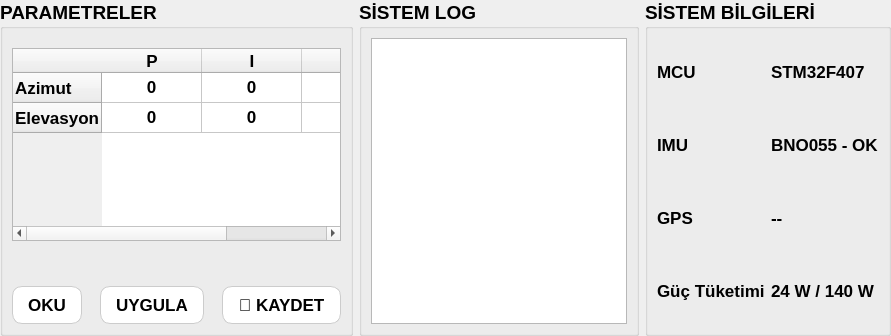
       <widget class="QWidget" name="bottomWidget" native="true">
        <property name="sizePolicy">
         <sizepolicy hsizetype="Expanding" vsizetype="Expanding">
          <horstretch>0</horstretch>
          <verstretch>0</verstretch>
         </sizepolicy>
        </property>
        <layout class="QHBoxLayout" name="horizontalLayout_11">
         <property name="leftMargin">
          <number>0</number>
         </property>
         <property name="topMargin">
          <number>0</number>
         </property>
         <property name="rightMargin">
          <number>0</number>
         </property>
         <property name="bottomMargin">
          <number>0</number>
         </property>
         <item>
          <layout class="QHBoxLayout" name="horizontalLayout_5" stretch="3,3,2">
           <item>
            <widget class="QGroupBox" name="gbParametreler">
             <property name="sizePolicy">
              <sizepolicy hsizetype="Preferred" vsizetype="Preferred">
               <horstretch>1</horstretch>
               <verstretch>0</verstretch>
              </sizepolicy>
             </property>
             <property name="font">
              <font>
               <pointsize>14</pointsize>
               <weight>75</weight>
               <bold>true</bold>
              </font>
             </property>
             <property name="title">
              <string>PARAMETRELER</string>
             </property>
             <layout class="QVBoxLayout" name="verticalLayout_13">
              <item>
               <layout class="QVBoxLayout" name="verticalLayout_8" stretch="5,1,2">
                <property name="spacing">
                 <number>-1</number>
                </property>
                <property name="topMargin">
                 <number>10</number>
                </property>
                <item>
                 <widget class="QTableWidget" name="tablePID">
                  <property name="sizePolicy">
                   <sizepolicy hsizetype="MinimumExpanding" vsizetype="Preferred">
                    <horstretch>0</horstretch>
                    <verstretch>0</verstretch>
                   </sizepolicy>
                  </property>
                  <property name="minimumSize">
                   <size>
                    <width>0</width>
                    <height>0</height>
                   </size>
                  </property>
                  <property name="maximumSize">
                   <size>
                    <width>16777215</width>
                    <height>16777215</height>
                   </size>
                  </property>
                  <property name="sizeIncrement">
                   <size>
                    <width>0</width>
                    <height>0</height>
                   </size>
                  </property>
                  <property name="font">
                   <font>
                    <pointsize>13</pointsize>
                   </font>
                  </property>
                  <property name="whatsThis">
                   <string/>
                  </property>
                  <property name="lineWidth">
                   <number>1</number>
                  </property>
                  <property name="midLineWidth">
                   <number>0</number>
                  </property>
                  <property name="sizeAdjustPolicy">
                   <enum>QAbstractScrollArea::AdjustIgnored</enum>
                  </property>
                  <property name="gridStyle">
                   <enum>Qt::SolidLine</enum>
                  </property>
                  <attribute name="horizontalHeaderStretchLastSection">
                   <bool>true</bool>
                  </attribute>
                  <attribute name="verticalHeaderMinimumSectionSize">
                   <number>21</number>
                  </attribute>
                  <attribute name="verticalHeaderStretchLastSection">
                   <bool>false</bool>
                  </attribute>
                  <row>
                   <property name="text">
                    <string>Azimut</string>
                   </property>
                   <property name="font">
                    <font>
                     <pointsize>13</pointsize>
                    </font>
                   </property>
                  </row>
                  <row>
                   <property name="text">
                    <string>Elevasyon</string>
                   </property>
                   <property name="font">
                    <font>
                     <pointsize>13</pointsize>
                    </font>
                   </property>
                  </row>
                  <column>
                   <property name="text">
                    <string>P</string>
                   </property>
                   <property name="font">
                    <font>
                     <pointsize>13</pointsize>
                    </font>
                   </property>
                  </column>
                  <column>
                   <property name="text">
                    <string>I</string>
                   </property>
                   <property name="font">
                    <font>
                     <pointsize>13</pointsize>
                    </font>
                   </property>
                  </column>
                  <column>
                   <property name="text">
                    <string>D</string>
                   </property>
                   <property name="font">
                    <font>
                     <pointsize>13</pointsize>
                    </font>
                   </property>
                  </column>
                  <item row="0" column="0">
                   <property name="text">
                    <string>0</string>
                   </property>
                   <property name="font">
                    <font>
                     <pointsize>13</pointsize>
                    </font>
                   </property>
                   <property name="textAlignment">
                    <set>AlignCenter</set>
                   </property>
                  </item>
                  <item row="0" column="1">
                   <property name="text">
                    <string>0</string>
                   </property>
                   <property name="font">
                    <font>
                     <pointsize>13</pointsize>
                    </font>
                   </property>
                   <property name="textAlignment">
                    <set>AlignCenter</set>
                   </property>
                  </item>
                  <item row="0" column="2">
                   <property name="text">
                    <string>0</string>
                   </property>
                   <property name="font">
                    <font>
                     <pointsize>13</pointsize>
                    </font>
                   </property>
                   <property name="textAlignment">
                    <set>AlignCenter</set>
                   </property>
                  </item>
                  <item row="1" column="0">
                   <property name="text">
                    <string>0</string>
                   </property>
                   <property name="font">
                    <font>
                     <pointsize>13</pointsize>
                    </font>
                   </property>
                   <property name="textAlignment">
                    <set>AlignCenter</set>
                   </property>
                  </item>
                  <item row="1" column="1">
                   <property name="text">
                    <string>0</string>
                   </property>
                   <property name="font">
                    <font>
                     <pointsize>13</pointsize>
                    </font>
                   </property>
                   <property name="textAlignment">
                    <set>AlignCenter</set>
                   </property>
                  </item>
                  <item row="1" column="2">
                   <property name="text">
                    <string>0</string>
                   </property>
                   <property name="font">
                    <font>
                     <pointsize>13</pointsize>
                    </font>
                   </property>
                   <property name="textAlignment">
                    <set>AlignCenter</set>
                   </property>
                  </item>
                 </widget>
                </item>
                <item>
                 <spacer name="verticalSpacer">
                  <property name="orientation">
                   <enum>Qt::Vertical</enum>
                  </property>
                  <property name="sizeHint" stdset="0">
                   <size>
                    <width>20</width>
                    <height>40</height>
                   </size>
                  </property>
                 </spacer>
                </item>
                <item>
                 <layout class="QHBoxLayout" name="horizontalLayout_8">
                  <property name="spacing">
                   <number>18</number>
                  </property>
                  <item>
                   <widget class="QPushButton" name="btnOku">
                    <property name="sizePolicy">
                     <sizepolicy hsizetype="Expanding" vsizetype="Fixed">
                      <horstretch>0</horstretch>
                      <verstretch>0</verstretch>
                     </sizepolicy>
                    </property>
                    <property name="font">
                     <font>
                      <pointsize>13</pointsize>
                     </font>
                    </property>
                    <property name="styleSheet">
                     <string notr="true">QPushButton {
background-color: white; color: black; border-radius: 10px; border: 1px solid #cccccc; padding: 8px 15px; 
}

QPushButton:hover {
background-color: #eeeeee;
}

QPushButton:pressed {
background-color: #cccccc;
}

</string>
                    </property>
                    <property name="text">
                     <string>OKU</string>
                    </property>
                   </widget>
                  </item>
                  <item>
                   <widget class="QPushButton" name="btnUygula">
                    <property name="sizePolicy">
                     <sizepolicy hsizetype="Expanding" vsizetype="Fixed">
                      <horstretch>0</horstretch>
                      <verstretch>0</verstretch>
                     </sizepolicy>
                    </property>
                    <property name="font">
                     <font>
                      <pointsize>13</pointsize>
                     </font>
                    </property>
                    <property name="styleSheet">
                     <string notr="true">QPushButton {
background-color: white; color: black; border-radius: 10px; border: 1px solid #cccccc; padding: 8px 15px; 
}

QPushButton:hover {
background-color: #eeeeee;
}

QPushButton:pressed {
background-color: #cccccc;
}

</string>
                    </property>
                    <property name="text">
                     <string>UYGULA</string>
                    </property>
                   </widget>
                  </item>
                  <item>
                   <widget class="QPushButton" name="btnKaydet">
                    <property name="sizePolicy">
                     <sizepolicy hsizetype="Expanding" vsizetype="Fixed">
                      <horstretch>0</horstretch>
                      <verstretch>0</verstretch>
                     </sizepolicy>
                    </property>
                    <property name="font">
                     <font>
                      <pointsize>13</pointsize>
                     </font>
                    </property>
                    <property name="styleSheet">
                     <string notr="true">QPushButton {
background-color: white; color: black; border-radius: 10px; border: 1px solid #cccccc; padding: 8px 15px; 
}

QPushButton:hover {
background-color: #eeeeee;
}

QPushButton:pressed {
background-color: #cccccc;
}

</string>
                    </property>
                    <property name="text">
                     <string>💾 KAYDET</string>
                    </property>
                   </widget>
                  </item>
                 </layout>
                </item>
               </layout>
              </item>
             </layout>
            </widget>
           </item>
           <item>
            <widget class="QGroupBox" name="gbSistemLog">
             <property name="sizePolicy">
              <sizepolicy hsizetype="Preferred" vsizetype="Preferred">
               <horstretch>1</horstretch>
               <verstretch>0</verstretch>
              </sizepolicy>
             </property>
             <property name="font">
              <font>
               <pointsize>14</pointsize>
               <weight>75</weight>
               <bold>true</bold>
              </font>
             </property>
             <property name="title">
              <string>SİSTEM LOG</string>
             </property>
             <layout class="QVBoxLayout" name="verticalLayout_9">
              <item>
               <widget class="QPlainTextEdit" name="textEditLog">
                <property name="sizePolicy">
                 <sizepolicy hsizetype="Expanding" vsizetype="Expanding">
                  <horstretch>1</horstretch>
                  <verstretch>0</verstretch>
                 </sizepolicy>
                </property>
                <property name="font">
                 <font>
                  <family>Courier New</family>
                  <pointsize>13</pointsize>
                 </font>
                </property>
                <property name="readOnly">
                 <bool>true</bool>
                </property>
               </widget>
              </item>
             </layout>
            </widget>
           </item>
           <item>
            <widget class="QGroupBox" name="gbSistemBilgileri">
             <property name="sizePolicy">
              <sizepolicy hsizetype="Preferred" vsizetype="Preferred">
               <horstretch>1</horstretch>
               <verstretch>0</verstretch>
              </sizepolicy>
             </property>
             <property name="font">
              <font>
               <pointsize>14</pointsize>
               <weight>75</weight>
               <bold>true</bold>
              </font>
             </property>
             <property name="title">
              <string>SİSTEM BİLGİLERİ</string>
             </property>
             <layout class="QGridLayout" name="gridLayout_4">
              <item row="0" column="0">
               <layout class="QGridLayout" name="gridLayout_3">
                <item row="0" column="0">
                 <widget class="QLabel" name="label_11">
                  <property name="font">
                   <font>
                    <pointsize>13</pointsize>
                   </font>
                  </property>
                  <property name="text">
                   <string>MCU</string>
                  </property>
                 </widget>
                </item>
                <item row="0" column="1">
                 <widget class="QLabel" name="lblMcuDeger">
                  <property name="font">
                   <font>
                    <pointsize>13</pointsize>
                   </font>
                  </property>
                  <property name="text">
                   <string>STM32F407</string>
                  </property>
                 </widget>
                </item>
                <item row="1" column="0">
                 <widget class="QLabel" name="label_17">
                  <property name="font">
                   <font>
                    <pointsize>13</pointsize>
                   </font>
                  </property>
                  <property name="text">
                   <string>IMU</string>
                  </property>
                 </widget>
                </item>
                <item row="1" column="1">
                 <widget class="QLabel" name="lblImuDeger">
                  <property name="font">
                   <font>
                    <pointsize>13</pointsize>
                   </font>
                  </property>
                  <property name="text">
                   <string>BNO055 - OK</string>
                  </property>
                 </widget>
                </item>
                <item row="2" column="0">
                 <widget class="QLabel" name="label_18">
                  <property name="font">
                   <font>
                    <pointsize>13</pointsize>
                   </font>
                  </property>
                  <property name="text">
                   <string>GPS</string>
                  </property>
                 </widget>
                </item>
                <item row="2" column="1">
                 <widget class="QLabel" name="lblGpsDeger">
                  <property name="font">
                   <font>
                    <pointsize>13</pointsize>
                   </font>
                  </property>
                  <property name="text">
                   <string>--</string>
                  </property>
                 </widget>
                </item>
                <item row="3" column="0">
                 <widget class="QLabel" name="label_21">
                  <property name="font">
                   <font>
                    <pointsize>13</pointsize>
                   </font>
                  </property>
                  <property name="text">
                   <string>Güç Tüketimi</string>
                  </property>
                 </widget>
                </item>
                <item row="3" column="1">
                 <widget class="QLabel" name="lblGucTuketimiDeger">
                  <property name="font">
                   <font>
                    <pointsize>13</pointsize>
                   </font>
                  </property>
                  <property name="text">
                   <string>24 W / 140 W</string>
                  </property>
                 </widget>
                </item>
               </layout>
              </item>
             </layout>
            </widget>
           </item>
          </layout>
         </item>
        </layout>
       </widget>
